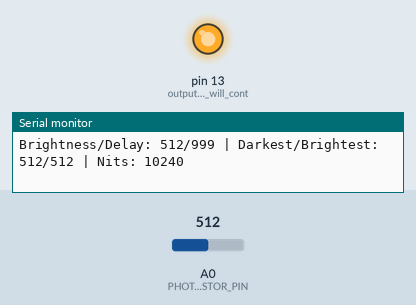
The sketch below on a simulated Arduino Uno, built with avr-gcc and run on an emulated ATmega328P. Shown: output pins drawn as LEDs (lit = HIGH), the last lines printed to the serial monitor. Dashed ring = blinking. The inputs (shaded band) are chosen by the test bench; at power-on: A0 (PHOTORESISTOR_PIN) = 512.

Above: at 2.8 s.
2.9 s: A0 (PHOTORESISTOR_PIN) set to 985
At 3.8 s:
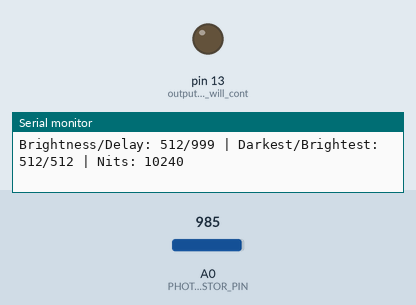
6.4 s: A0 (PHOTORESISTOR_PIN) set to 1013
At 7.3 s:
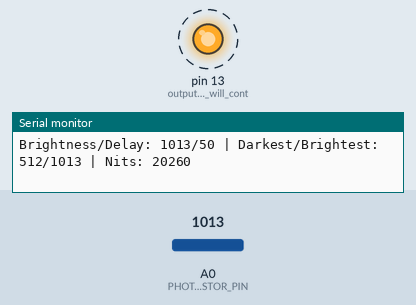
12.4 s: A0 (PHOTORESISTOR_PIN) set to 900
Timing chart, 0 to 24.4 s (numbered marks = the images above; inputs shaded):
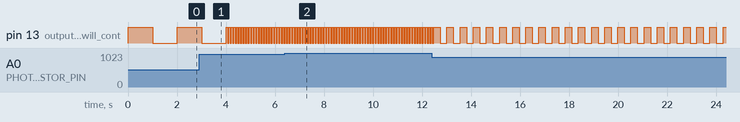

The sketch:

Light-Blink.ino
```cpp
/*
 * 30 Days - Lost in Space
 * Day 6 - Time to Fix the Battery
 *
 * Learn more at https://learn.inventr.io/adventure
 *
 * We will need to find an additional source of power as our battery will not last long
 * without some recharging.  We do have solar panels so let's work on how the HERO can
 * monitor the power coming from those panels using a "photo-resistor" to simulate the
 * variable power available to our Lander.
 *
 * Alex Eschenauer
 * David Schmidt
 * Greg Lyzenga
 */

/*
 * Arduino concepts introduced/documented in this lesson.
 * - unsigned int: A 16 bit value containing numbers from 0 to 65535
 * - Serial Monitor: Allows the HERO to display text in an Arduino IDE window.
 * - Serial.begin(): Used to initialize the Serial Monitor.
 * - Serial.print(): Display some text in the Arduino IDE Serial Monitor window.
 * - Serial.println(): Display test in the Serial Monitor followed by a newline.
 * - analogRead(): Read a value from an analog pin that is based on how much voltage is on the pin (0-5v)
 *
 * Parts and electronics concepts introduced in this lesson.
 * - Analog pins: Pins on the HERO that can read many different values instead of just HIGH/LOW.
 * - Photo Resistor: Changes it's resistance depending on how much light it senses.
 */

/* We start by including this line of code, which helps our HERO work properly with the Arduino program. */
#include "Arduino.h"

// Our photoresistor will give us a reading of the current light level on this analog pin
const byte PHOTORESISTOR_PIN = A0;  // we pick an analog pin (defined in Arduino.h)

// These two constants set the minimum and maximum delay times for oue blinking LED
// The type "unsigned int" represents numbers from 0 to 65535.  Another name you may
// see for this type is "uint16_t".  We need this since these delay values can be
// greater than the biggest number a byte can represent (255).
const unsigned int MIN_DELAY = 50;   // 50 ms shortest blink delay
const unsigned int MAX_DELAY = 1000;  // 500 ms longest blink delay

// One time setup
void setup() {
  // We will blink our build in LED based on amount of light received from our photoresistor
  pinMode(LED_BUILTIN, OUTPUT);       // output since we will control the built in LED
  pinMode(PHOTORESISTOR_PIN, INPUT);  // input value from analog pin connected to photoresistor

  /*
   * To show you the exact value being read on the analog pin we will print the exact number
   * using our Arduino IDE's "Serial Monitor".  This is a window displayed under the sketch that
   * can display text sent to it from the HERO.
   *
   * The speed that this data is sent/received must match between the Arduino IDE and HERO.  We
   * configure this speed for the HERO to send data using the Serial.begin() function.  Throughout
   * this course we will use a typical value of 9600 "baud", which is 9,600 bit of information per
   * second.
   */
  Serial.begin(9600);  // This initializes the Serial Monitor and sets the speed to 9600 bits per second
}

// The loop() function is called over and over when sketch is run.
void loop() {
  /*
   * Each time through our loop() we will read the current value of our photoresistor.  When
   * the voltage goes up from more light we flash the built-in LED faster (with shorter blinks).
   *
   * The photoresistor will produce a voltage that is not a simple digitial (on/off, HIGH/LOW)
   * value.  Because of this we cannot use a digital pin on our HERO.  Luckily our HERO board
   * provides six "analog" pins, named A0-A5.
   *
   * These pins will convert a voltage from 0V to 5V to a number from 0 to 1023, giving us
   * a full range of values.  Because we are reading an analog value instead of a digital
   * value, we use the analogRead() function.
   *
   * Here we use the reading from the PHOTORESISTOR_PIN and modify how long we delay based on it.
   */
  unsigned int light_value = analogRead(PHOTORESISTOR_PIN);   // light value from 0 to 1024

  /*
   * Our HERO board doesn't have a text display, so the Arduino IDE has provided us a way to
   * for the HERO to send messages that are displayed in a window in the Arduino IDE.  To open
   * the Serial Monitor on the Arduino IDE you can select Tools/Serial Monitor from the Arduino
   * IDE menu, use the shortcut keys listed in the menu or click the "magnifying glass" icon in
   * the upper right of the IDE window.
   *
   * We initialized the Serial functions in setup and now we will use Serial.print() and
   * Serial.println() to send messages to the Arduino IDE Serial Monitor.  Both functions
   * take a single value which can be either a constant or a variable.  The only difference
   * between the two functions is that Serial.print() leaves the cursor at the end of the
   * current line.  Any additional output will be appended to the current line.  Serial.println()
   * prints the value and THEN adds a "newline", so that any following messages will appear
   * on the following line.
   */
  Serial.print("Brightness/Delay: ");  // Display label string to serial monitor
  Serial.print(light_value);      // display the value read from our photoresistor

  /*
   * The flash rate varies based on the relative brightness received by the photoresistor.
   * However, your brightness levels could be very different if you are in a dark room from
   * running this in a bright sunny room.  Because of this we will save the darkest value
   * and the brightest value seen.
   *
   * These values would normally be lost when each run of our loop() ends, but by adding
   * the "static" declaration we indicate that these local variables should maintain their
   * values between loop() runs.
   *
   * The FIRST time these variables are used they will get initialized with the first light_value
   * but that initialization is only done the first time so they will retain any changes
   * between the loop() runs.
   */
  static unsigned int darkest_light = light_value;    // this is the lowest value returned by the photoresistor
  static unsigned int brightest_light = light_value;  // this is the highest value returned by the photoresistor

  /*
   * Now that we have a light value let's update our darkest and brightest values
   * if the current value is darker (less than) our previous darkest or brighter
   * (greater than) our previous brightest value.
   */
  if (light_value < darkest_light) {  // If value is LESS THAN ('<') the darkest...
    darkest_light = light_value;      // ...then save current value as our new darkest value
  }
  if (light_value > brightest_light) {  // If value is GREATER THAN ('>') the brightest...
    brightest_light = light_value;      // ...then save current value as our new brightest value
  }

  /*
   * Now we have an interesting problem.  As our voltage reading goes up, we want the LED to
   * blink faster (and thus with a smaller delay).  In addition, we need to adjust the blink
   * rate in a noticeable way.  So, we have one range of numbers (darkest to brightest values)
   * from our light sensor that we wish to convert to a different range that goes from MAX_DELAY
   * down to MIN_DELAY.
   *
   * The Arduino language provides a neat function named map() that was created just for this
   * situation.  It takes a value from one range and *maps* it into a desired range.  It properly
   * handles the situation where the second range goes DOWN when the first range goes UP.
   *
   * We introduce it's used here to map our light_value (which goes from darkest_light to
   * brightest_light) and return a value from MAX_DELAY *down* to MIN_DELAY.  Perfect!
   */
  unsigned int delay_value = map(light_value, darkest_light, brightest_light, MAX_DELAY, MIN_DELAY);
  Serial.print("/");  // display label after light_value
  Serial.print(delay_value);      // display delay_value returned by map() function with newline

  Serial.print(" | Darkest/Brightest: ");
  Serial.print(darkest_light);
  Serial.print("/");
  Serial.print(brightest_light);

  unsigned int nits = light_value * 20;
  Serial.print(" | Nits: ");
  Serial.println(nits);

  // now blink our built in LED using our delay_value.
  digitalWrite(LED_BUILTIN, HIGH);  // Turn on LED
  delay(delay_value);               // Leave on delay_value milliseconds
  digitalWrite(LED_BUILTIN, LOW);   // Turn off LED
  delay(delay_value);               // Leave off delay_value milliseconds
}
```

Measured:
- the behaviour switches between 999 and 1000 on A0 (PHOTORESISTOR_PIN) (found by bisection; images 1 and 2)
- by itself, pin 13 (output_since_we_will_cont): repeats every 0.54 s: HIGH 0.27 s, LOW 0.27 s
